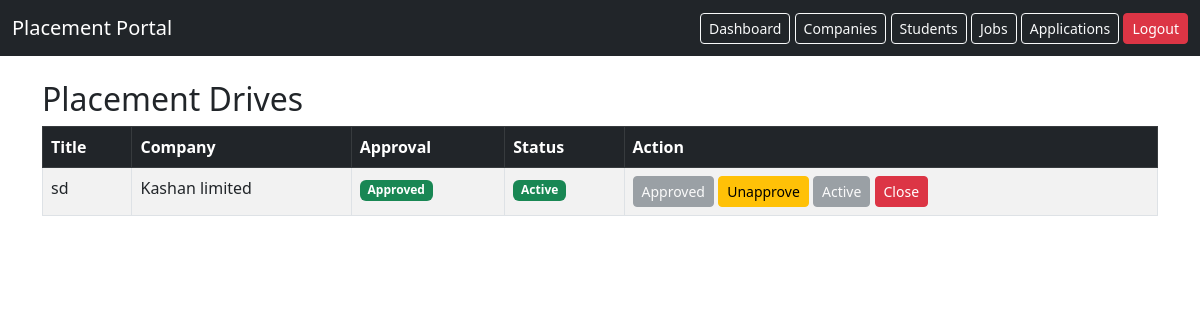
Before: /admin/jobs (signed in) with the older database file.
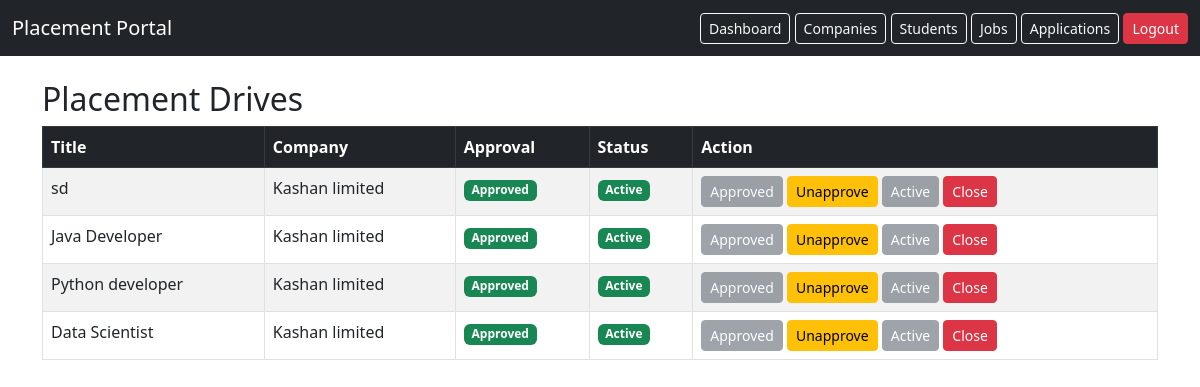
After: the same page with the newer database file.
### models.py (models this page shows)
class Job(db.Model):
    __tablename__ = 'jobs'
    id = db.Column(db.Integer, primary_key=True)
    title = db.Column(db.String(150), nullable=False)
    description = db.Column(db.Text)
    status = db.Column(db.String(50), default='Pending')
    salary = db.Column(db.Integer)
    deadline = db.Column(db.Date)
    skills = db.Column(db.String(200))
    location = db.Column(db.String(200))
    cgpa_cutoff = db.Column(db.Float)
    approved = db.Column(db.Boolean, default=False)
    company_id = db.Column(
        db.Integer,
        db.ForeignKey('companies.id'),
        nullable=False
    )
    applications = db.relationship('Application', backref='job', lazy=True)

class Company(db.Model):
    __tablename__ = 'companies'
    id = db.Column(db.Integer, primary_key=True)
    name = db.Column(db.String(150), nullable=False)
    email = db.Column(db.String(120), unique=True, nullable=False)
    approved = db.Column(db.Boolean, default=False)
    industry = db.Column(db.String(100))
    password = db.Column(db.String(200), nullable=False)
    is_active = db.Column(db.Boolean, default=True)
    jobs = db.relationship('Job', backref='company', lazy=True)

### app.py (the view)
@app.route('/admin/jobs')
def admin_jobs():
    if session.get('role') != 'admin':
        return redirect(url_for('admin_login'))
    jobs = Job.query.all()
    return render_template('admin_jobs.html', jobs=jobs)

### templates/admin_jobs.html (shortened to what this page needs)
{% extends "base.html" %}
{% block content %}
<h2>Placement Drives</h2>
<table class="table table-striped table-bordered">
<thead class="table-dark">
<tr>
    <th>Title</th>
    <th>Company</th>
    <th>Approval</th>
    <th>Status</th>
    <th>Action</th>
</tr>
</thead>
<tbody>
{% for j in jobs %}
<tr>
    <td>{{ j.title }}</td>
    <td>{{ j.company.name }}</td>
    <td>
        {% if j.approved %}
            <span class="badge bg-success">Approved</span>
        {% else %}
            <span class="badge bg-warning">Pending</span>
        {% endif %}
    </td>
    <td>
        {% if j.status == "Active" %}
            <span class="badge bg-success">Active</span>
        {% else %}
            <span class="badge bg-danger">Closed</span>
        {% endif %}
    </td>
    <td>
        {% if not j.approved %}
            <a class="btn btn-sm btn-primary"
               href="/admin/job/{{ j.id }}/approve">
               Approve
            </a>
        {% else %}
            <button class="btn btn-sm btn-secondary" disabled>
                Approved
            </button>
            <a class="btn btn-sm btn-warning"
               href="/admin/job/{{ j.id }}/unapprove">
               Unapprove
            </a>
        {% endif %}
        {% if j.status == "Active" %}
            <button class="btn btn-sm btn-secondary" disabled>
                Active
            </button>
            <a class="btn btn-sm btn-danger"
               href="/admin/job/{{ j.id }}/close">
               Close
            </a>
        {% endif %}
    </td>
</tr>
{% endfor %}
</tbody>
</table>
{% endblock %}

Changed rows visible on the page:
added Job: title "Java Developer", company.name "Kashan limited", approved "Approved", status "Active"
added Job: title "Python developer", company.name "Kashan limited", approved "Approved", status "Active"
added Job: title "Data Scientist", company.name "Kashan limited", approved "Approved", status "Active"
